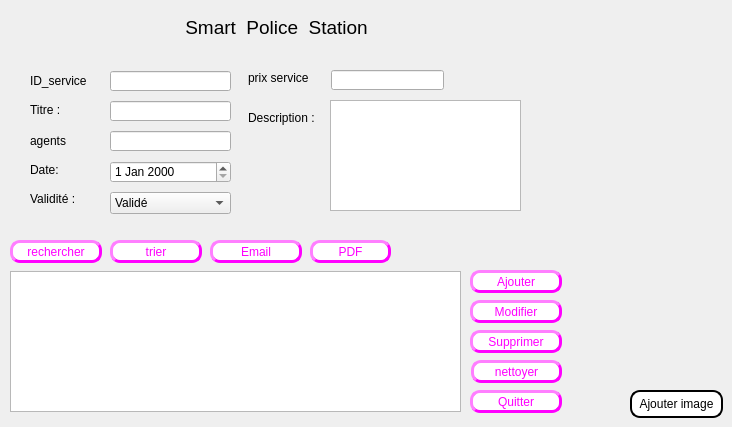
      <widget class="QWidget" name="widget">
       <attribute name="icon">
        <iconset>
         <normaloff>../../Downloads/téléchargement.png</normaloff>../../Downloads/téléchargement.png</iconset>
       </attribute>
       <attribute name="title">
        <string>service</string>
       </attribute>
       <widget class="QPushButton" name="ajouterimage">
        <property name="geometry">
         <rect>
          <x>630</x>
          <y>390</y>
          <width>93</width>
          <height>28</height>
         </rect>
        </property>
        <property name="styleSheet">
         <string notr="true">background-color:white; 
color:black; 
border-style:outset ; 
border-width:2px ; 
border-radius:10px;</string>
        </property>
        <property name="text">
         <string>Ajouter image</string>
        </property>
        <property name="default">
         <bool>false</bool>
        </property>
       </widget>
       <widget class="QLabel" name="idservice">
        <property name="geometry">
         <rect>
          <x>30</x>
          <y>73</y>
          <width>81</width>
          <height>16</height>
         </rect>
        </property>
        <property name="text">
         <string>ID_service</string>
        </property>
       </widget>
       <widget class="QLabel" name="label_5">
        <property name="geometry">
         <rect>
          <x>30</x>
          <y>103</y>
          <width>47</width>
          <height>13</height>
         </rect>
        </property>
        <property name="text">
         <string>Titre :</string>
        </property>
       </widget>
       <widget class="QLabel" name="label_8">
        <property name="geometry">
         <rect>
          <x>30</x>
          <y>133</y>
          <width>47</width>
          <height>16</height>
         </rect>
        </property>
        <property name="text">
         <string>agents</string>
        </property>
       </widget>
       <widget class="QLabel" name="label_11">
        <property name="geometry">
         <rect>
          <x>30</x>
          <y>163</y>
          <width>47</width>
          <height>13</height>
         </rect>
        </property>
        <property name="text">
         <string>Date:</string>
        </property>
       </widget>
       <widget class="QLineEdit" name="id_serv">
        <property name="geometry">
         <rect>
          <x>110</x>
          <y>71</y>
          <width>121</width>
          <height>20</height>
         </rect>
        </property>
       </widget>
       <widget class="QLineEdit" name="titre_serv">
        <property name="geometry">
         <rect>
          <x>110</x>
          <y>101</y>
          <width>121</width>
          <height>20</height>
         </rect>
        </property>
       </widget>
       <widget class="QLineEdit" name="auteur_serv">
        <property name="geometry">
         <rect>
          <x>110</x>
          <y>131</y>
          <width>121</width>
          <height>20</height>
         </rect>
        </property>
       </widget>
       <widget class="QDateEdit" name="dateEdit">
        <property name="geometry">
         <rect>
          <x>110</x>
          <y>161</y>
          <width>121</width>
          <height>22</height>
         </rect>
        </property>
       </widget>
       <widget class="QLabel" name="label_12">
        <property name="geometry">
         <rect>
          <x>248</x>
          <y>110</y>
          <width>81</width>
          <height>16</height>
         </rect>
        </property>
        <property name="text">
         <string>Description :</string>
        </property>
       </widget>
       <widget class="QComboBox" name="validite_serv">
        <property name="geometry">
         <rect>
          <x>110</x>
          <y>192</y>
          <width>121</width>
          <height>22</height>
         </rect>
        </property>
        <property name="styleSheet">
         <string notr="true"/>
        </property>
        <item>
         <property name="text">
          <string>Validé</string>
         </property>
        </item>
        <item>
         <property name="text">
          <string>Non validé</string>
         </property>
        </item>
       </widget>
       <widget class="QLabel" name="label_23">
        <property name="geometry">
         <rect>
          <x>30</x>
          <y>191</y>
          <width>51</width>
          <height>16</height>
         </rect>
        </property>
        <property name="text">
         <string>Validité :</string>
        </property>
       </widget>
       <widget class="QTableView" name="tab_service">
        <property name="geometry">
         <rect>
          <x>10</x>
          <y>271</y>
          <width>451</width>
          <height>141</height>
         </rect>
        </property>
       </widget>
       <widget class="QPushButton" name="ajouter_service">
        <property name="geometry">
         <rect>
          <x>470</x>
          <y>270</y>
          <width>92</width>
          <height>23</height>
         </rect>
        </property>
        <property name="styleSheet">
         <string notr="true">
background-color:white; 
color: rgb(255, 0, 255);
border-style:outset ; 
border-width:3px ; 
border-radius:10px;</string>
        </property>
        <property name="text">
         <string>Ajouter</string>
        </property>
       </widget>
       <widget class="QPushButton" name="pushButton_26">
        <property name="geometry">
         <rect>
          <x>470</x>
          <y>390</y>
          <width>92</width>
          <height>23</height>
         </rect>
        </property>
        <property name="styleSheet">
         <string notr="true">
background-color:white; 
color: rgb(255, 0, 255);
border-style:outset ; 
border-width:3px ; 
border-radius:10px;</string>
        </property>
        <property name="text">
         <string>Quitter</string>
        </property>
       </widget>
       <widget class="QPushButton" name="modifier_service">
        <property name="geometry">
         <rect>
          <x>470</x>
          <y>300</y>
          <width>92</width>
          <height>23</height>
         </rect>
        </property>
        <property name="styleSheet">
         <string notr="true">
background-color:white; 
color: rgb(255, 0, 255);
border-style:outset ; 
border-width:3px ; 
border-radius:10px;</string>
        </property>
        <property name="text">
         <string>Modifier</string>
        </property>
       </widget>
       <widget class="QPushButton" name="supprimer_service">
        <property name="geometry">
         <rect>
          <x>470</x>
          <y>330</y>
          <width>92</width>
          <height>23</height>
         </rect>
        </property>
        <property name="styleSheet">
         <string notr="true">
background-color:white; 
color: rgb(255, 0, 255);
border-style:outset ; 
border-width:3px ; 
border-radius:10px;</string>
        </property>
        <property name="text">
         <string>Supprimer</string>
        </property>
       </widget>
       <widget class="QPushButton" name="pushButton_28">
        <property name="geometry">
         <rect>
          <x>10</x>
          <y>240</y>
          <width>92</width>
          <height>23</height>
         </rect>
        </property>
        <property name="styleSheet">
         <string notr="true">
background-color:white; 
color: rgb(255, 0, 255);
border-style:outset ; 
border-width:3px ; 
border-radius:10px;</string>
        </property>
        <property name="text">
         <string>rechercher</string>
        </property>
       </widget>
       <widget class="QPushButton" name="pushButton_29">
        <property name="geometry">
         <rect>
          <x>110</x>
          <y>240</y>
          <width>92</width>
          <height>23</height>
         </rect>
        </property>
        <property name="styleSheet">
         <string notr="true">
background-color:white; 
color: rgb(255, 0, 255);
border-style:outset ; 
border-width:3px ; 
border-radius:10px;</string>
        </property>
        <property name="text">
         <string>trier</string>
        </property>
       </widget>
       <widget class="QPushButton" name="pushButton_33">
        <property name="geometry">
         <rect>
          <x>210</x>
          <y>240</y>
          <width>92</width>
          <height>23</height>
         </rect>
        </property>
        <property name="styleSheet">
         <string notr="true">
background-color:white; 
color: rgb(255, 0, 255);
border-style:outset ; 
border-width:3px ; 
border-radius:10px;</string>
        </property>
        <property name="text">
         <string>Email</string>
        </property>
       </widget>
       <widget class="QTextEdit" name="description_serv">
        <property name="geometry">
         <rect>
          <x>330</x>
          <y>100</y>
          <width>191</width>
          <height>111</height>
         </rect>
        </property>
       </widget>
       <widget class="QPushButton" name="pdf_service">
        <property name="geometry">
         <rect>
          <x>310</x>
          <y>240</y>
          <width>81</width>
          <height>23</height>
         </rect>
        </property>
        <property name="styleSheet">
         <string notr="true">
background-color:white; 
color: rgb(255, 0, 255);
border-style:outset ; 
border-width:3px ; 
border-radius:10px;</string>
        </property>
        <property name="text">
         <string>PDF</string>
        </property>
       </widget>
       <widget class="QLabel" name="policou_2">
        <property name="geometry">
         <rect>
          <x>180</x>
          <y>10</y>
          <width>351</width>
          <height>35</height>
         </rect>
        </property>
        <property name="sizePolicy">
         <sizepolicy hsizetype="Preferred" vsizetype="Maximum">
          <horstretch>0</horstretch>
          <verstretch>0</verstretch>
         </sizepolicy>
        </property>
        <property name="font">
         <font>
          <family>Arial</family>
          <pointsize>14</pointsize>
          <weight>50</weight>
          <bold>false</bold>
          <underline>false</underline>
         </font>
        </property>
        <property name="text">
         <string> Smart  Police  Station</string>
        </property>
        <property name="textFormat">
         <enum>Qt::PlainText</enum>
        </property>
       </widget>
       <widget class="QPushButton" name="nettoyer_2">
        <property name="geometry">
         <rect>
          <x>471</x>
          <y>360</y>
          <width>91</width>
          <height>23</height>
         </rect>
        </property>
        <property name="styleSheet">
         <string notr="true">
background-color:white; 
color: rgb(255, 0, 255);
border-style:outset ; 
border-width:3px ; 
border-radius:10px;</string>
        </property>
        <property name="text">
         <string>nettoyer</string>
        </property>
       </widget>
       <widget class="QLineEdit" name="nbr_serv">
        <property name="geometry">
         <rect>
          <x>331</x>
          <y>70</y>
          <width>113</width>
          <height>20</height>
         </rect>
        </property>
       </widget>
       <widget class="QLabel" name="label_7">
        <property name="geometry">
         <rect>
          <x>248</x>
          <y>70</y>
          <width>111</width>
          <height>16</height>
         </rect>
        </property>
        <property name="text">
         <string>prix service</string>
        </property>
       </widget>
      </widget>
